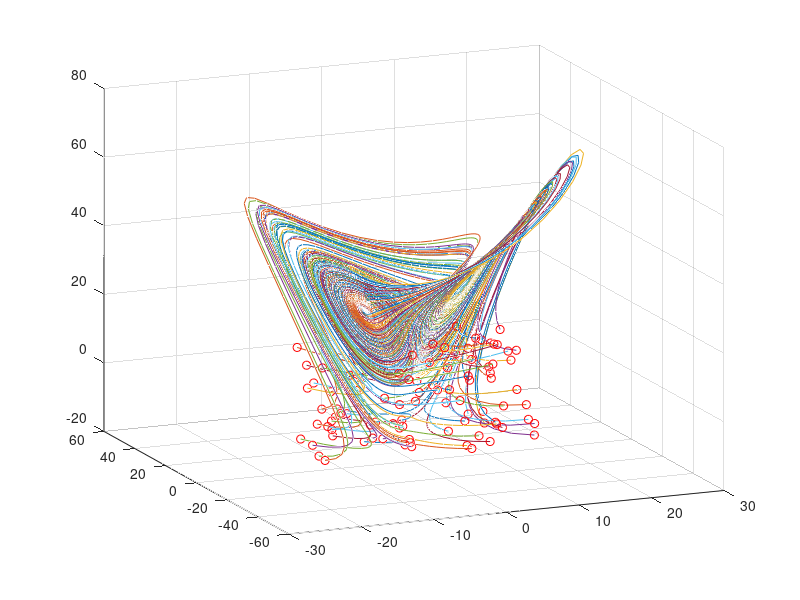

Here is the MATLAB script that generated this plot: (Note: this script raises an error after producing the figure.)
clear all, close all

% Simulate Lorenz system
dt=0.01; T=8; t=0:dt:T;
b=8/3; sig=10; r=28;

Lorenz = @(t,x)([ sig * (x(2) - x(1))       ; ...
                  r * x(1)-x(1) * x(3) - x(2) ; ...
                  x(1) * x(2) - b*x(3)         ]);              
ode_options = odeset('RelTol',1e-10, 'AbsTol',1e-11);

input=[]; output=[];

for j=1:100  % training trajectories
    x0=30*(rand(3,1)-0.5);
    [t,y] = ode45(Lorenz,t,x0);
    input=[input; y(1:end-1,:)];
    output=[output; y(2:end,:)];
    plot3(y(:,1),y(:,2),y(:,3)), hold on
    plot3(x0(1),x0(2),x0(3),'ro')
end
grid on, view(-23,18)

%%
net = feedforwardnet([10 10 10]);
net.trainParam.max_fail=1000;
net.trainParam.mu_max=1e64;
net.layers{1}.transferFcn = 'logsig';
net.layers{2}.transferFcn = 'radbas';
net.layers{3}.transferFcn = 'purelin';
net = train(net,input.',output.');

%%
figure(2)
x0 = [1.4689;8.7045;-7.6905];
% x0=20*(rand(3,1)-0.5);
[t,y] = ode45(Lorenz,t,x0);
plot3(y(:,1),y(:,2),y(:,3)), hold on
plot3(x0(1),x0(2),x0(3),'ro','Linewidth',[2])
grid on

ynn(1,:)=x0;
for jj=2:length(t)
    y0=net(x0);
    ynn(jj,:)=y0.'; x0=y0;
end
plot3(ynn(:,1),ynn(:,2),ynn(:,3),':','Linewidth',[2])

figure(3)
subplot(3,1,1), plot(t,y(:,1),t,ynn(:,1),'Linewidth',[2])
subplot(3,1,2), plot(t,y(:,2),t,ynn(:,2),'Linewidth',[2])
subplot(3,1,3), plot(t,y(:,3),t,ynn(:,3),'Linewidth',[2])

%%
% equilibrium points
a  = sqrt(b*(r-1));
eqL = [-a; -a; r-1];
eqR = [ a;  a; r-1];
eq0 = [0; 0; 0];
% non-equilibrium point
non_eq = [1.4689;8.7045;-7.6905];

points = {eq0, eqL, eqR, non_eq};
names  = {'eq0  (0,0,0)', 'eqL  (-a,-a,rho-1)', 'eqR  (a,a,rho-1)', 'non-eq (inital point)'};

fprintf('=============================================================\n');
fprintf('   Comparison of Analytical vs NN-based Jacobians\n');
fprintf('=============================================================\n\n');

for k = 1:numel(points)
    x = points{k};
    name = names{k};

    % --- compute Jacobians ---
    J_ana = jacobian_ana(b,sig,r,x); % continuous
    J_ana = expm(J_ana*dt); % discrete
    J_fd  = jacobian_fd(net, x); % numerical differentiation

    % --- eigenvalues ---
    eig_ana = eig(J_ana);
    eig_fd  = eig(J_fd);

    % --- print results ---
    fprintf('-------------------------------------------------------------\n');
    fprintf('Point: %s\n', name);
    fprintf('Location: [% .4f, % .4f, % .4f]\n\n', x(1), x(2), x(3));

    fprintf('Analytical Jacobian:\n');
    disp(J_ana*dt);

    fprintf('Finite-difference Jacobian:\n');
    disp(J_fd);

    fprintf('Eigenvalues (Analytical):\n');
    disp(eig_ana.');

    fprintf('Eigenvalues (FD):\n');
    disp(eig_fd.');

    fprintf('\n');
end

fprintf('========================= END ===============================\n');

%%
% or you can export the parameters of the neural network and manually
% calculate the NN-based Jacobian more precisely
% genFunction(net, 'neural_function'); 
